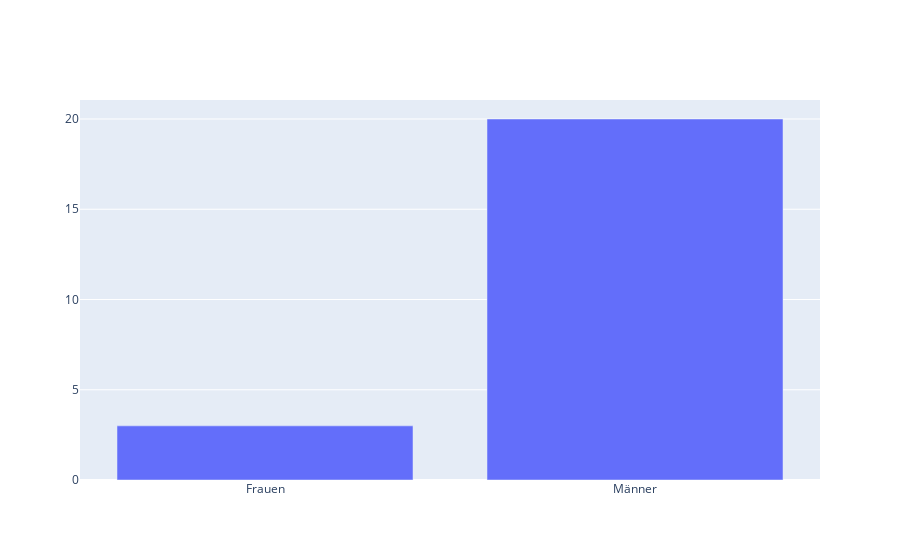

Notebook cell for this chart:
### Markdown cell above
# Bar Charts

### Code cell


### Figure 1 — Plotly figure (JSON) as saved in the notebook; plotly's stock layout.template omitted (floating-point values rounded to 4 significant figures)
{"data": [{"name": "TINF21B6", "type": "bar", "x": ["Frauen", "Männer"], "y": [3, 20]}], "layout": {}}
